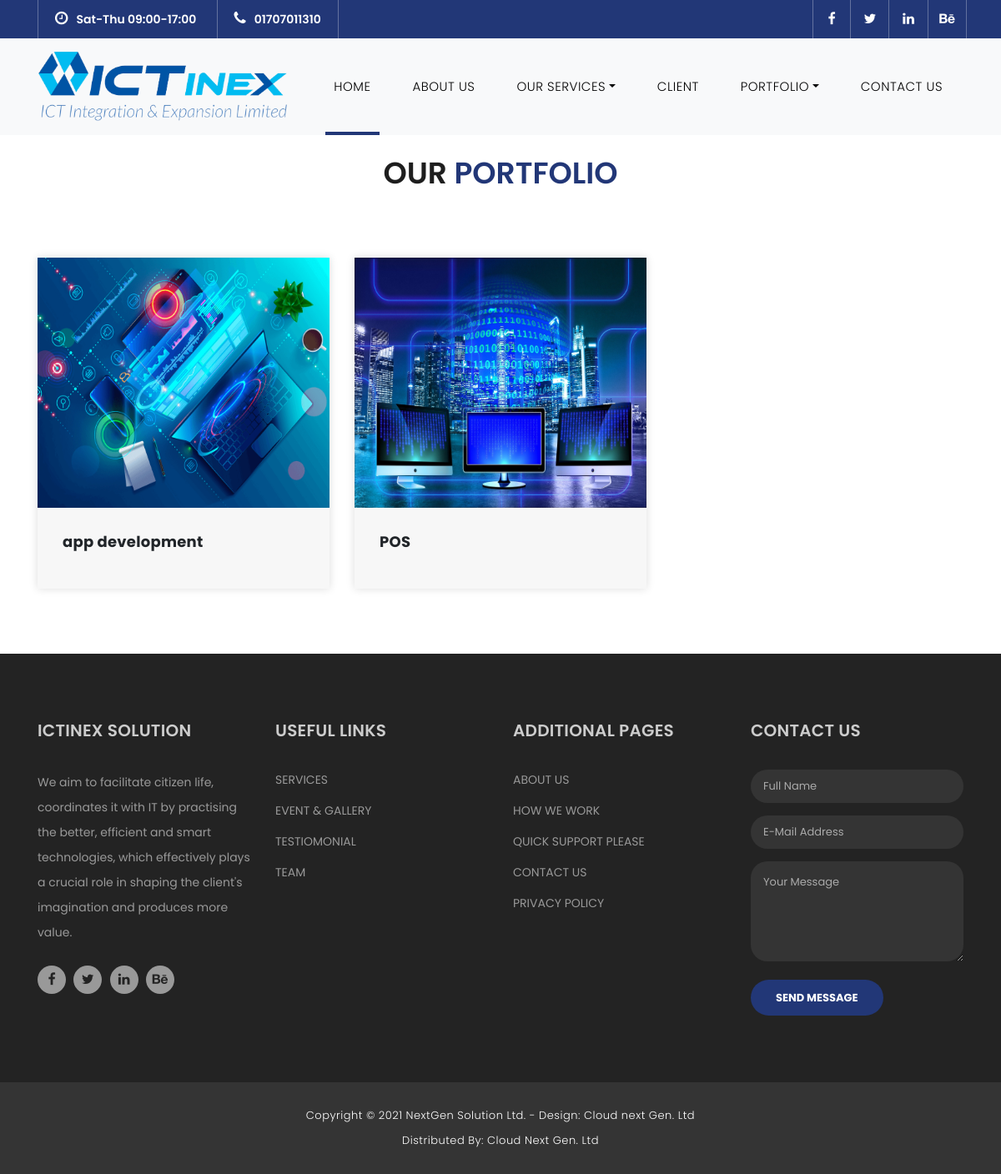
The page /portfolio/ on the database its author committed.
### blog/models.py (models this page shows, shortened)
class Portfolio(models.Model):
    title =models.CharField(max_length=100)
    image = models.ImageField(blank=True, null = True, upload_to ='portfolio')
    description = models.CharField(max_length=500,blank=True,null=True)

### blog/views.py (the view)
# urls.py: path('portfolio/', views.portfolio, name='portfolio'),
def portfolio(request):
    portfdata= Portfolio.objects.all()
    service_list = services.objects.all()
    diction = {
        'Title':'Portfolio',
        'portfdata':portfdata,
        'service_list':service_list,
    }
    return render(request, 'portfolio.html', context=diction)

### templates/portfolio.html (shortened to what this page needs)
{% extends 'base.html' %} {% load static %} {% block content %}
<div class="services pb-5">
  <div class="container">
    <div class="row">
      <div class="col-md-12">
        <div class="section-heading">
          <h2>OUR <em>PORTFOLIO</em></h2>
        </div>
      </div>
       {% for i in portfdata %}
      <div class="col-md-4">
        <div class="service-item wow animate__animated animate__zoomIn">
          <a href="{% url 'portfolio-details' id=i.id %}">
            <img src="{{ i.image.url }}" width="300" height="300" alt="" />
          </a>
          <div class="down-content">
            <h4>{{ i.title|striptags }}</h4>
          </div>
        </div>
      </div>
      {% endfor %}
    </div>
  </div>
</div>
{% endblock %}

### static/assets/css/templatemo-finance-business.css (style rules this page uses)
body { font-family: 'Poppins', sans-serif; overflow-x: hidden; text-rendering: optimizeLegibility; -webkit-font-smoothing: antialiased; -moz-osx-font-smoothing: grayscale; }
a { text-decoration: none!important; }
h1,h2,h3,h4,h5,h6 { margin: 0px; }
.section-heading { text-align: center; margin-bottom: 80px; }
.section-heading h2 { font-size: 36px; font-weight: 600; color: #1e1e1e; }
.section-heading em { font-style: normal; color: #223777; }
*, *:before, *:after { -webkit-box-sizing: border-box; box-sizing: border-box; -webkit-font-smoothing: antialiased; -moz-osx-font-smoothing: grayscale; }
.services { margin-top: 140px; }
.service-item img { width: 100%; overflow: hidden; }
.service-item .down-content { background-color: #f7f7f7; padding: 30px; }
.service-item .down-content h4 { font-size: 20px; font-weight: 700; letter-spacing: 0.25px; margin-bottom: 15px; }

### static/assets/css/custom.css (style rules this page uses)
.service-item { box-shadow: 0 0 10px #ddd; margin-bottom: 30px; -webkit-transition: all .3s ease; -moz-transition: all .3s ease; -ms-transition: all .3s ease; -o-transition: all .3s ease; transition: all .3s ease; }
.service-item .down-content h4 { font-size: 18px !important; }

### rows shown on the page
Portfolio: image (picture), title "app development"
Portfolio: image (picture), title "POS"
